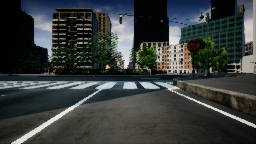
#> input picture car/Input/inputDetectLine.png, 256 x 144 px
$ jupyter execute --allow-errors Advance_Detect_Lane.ipynb   (older library calls are emulated)
#> lines starting #> are read from the running program, lines starting #| are printed output that depends on the picture; after the words box and inside, x2 and y2 are one past the last pixel; in counts of white or black regions, pixels touching at a corner belong together
### car/collection/utils.py
# Main imports
import numpy as np
import cv2
import glob
import matplotlib.pyplot as plt


##############################################################################
###################      IMAGE MODIFICATION FUNCTIONS      ###################
##############################################################################

# [73 lines left out: functions to_grayscale, to_hsv, to_hls, to_lab, load_image, show_image_list, not called in this run]

### car/Advance_Detect_Lane.ipynb
[cell 1]
import numpy as np
import cv2
import os
import glob
import matplotlib.pyplot as plt
import math

from importlib import reload
from collection import utils; reload(utils)
from collection.utils import *

[cell 2]
#folder to save data
calibration_dir = "Input/camera_cal"
test_imgs_dir = "Input/test_images"
output_imgs_dir = "Input/output_images"
output_videos_dir = "Input/output_videos"

#read image
img = cv2.imread('Input/inputDetectLine.png', cv2.IMREAD_COLOR)
#> img is the input picture: shape (144, 256, 3); mean B, G, R 59.9, 60.5, 55.8
#a = math.floor(img.shape[0]/2)
#img = img[a:, :img.shape[1]]
plt.imshow(img)
plt.show()

[cell 3]
# Let's get all our calibration image paths
cal_imgs_paths = glob.glob(calibration_dir + "/*.jpg")
#> (the rest of this cell did not finish here and is left out)

[cell 4]
cx = 9
cy = 6

def findChessboardCorners(img, nx, ny):
    """
    Finds the chessboard corners of the supplied image (must be grayscale)
    nx and ny parameters respectively indicate the number of inner corners in the x and y directions
    """
    return cv2.findChessboardCorners(img, (nx, ny), None)

[cell 5]
# [9 lines left out: function showChessboardCorners, not called in this run]

#> (a cell that did not finish here is left out)

Image Undistortion

[cell 7]
def findImgObjPoints(imgs_paths, nx, ny):
    """
    Returns the objects and image points computed for a set of chessboard pictures taken from the same camera
    nx and ny parameters respectively indicate the number of inner corners in the x and y directions
    """
    objpts = []
    imgpts = []

    # Pre-compute what our object points in the real world should be (the z dimension is 0 as we assume a flat surface)
    objp = np.zeros((nx * ny, 3), np.float32)
    objp[:, :2] = np.mgrid[0:nx, 0:ny].T.reshape(-1, 2)

    for img_path in imgs_paths:
        img = load_image(img_path)
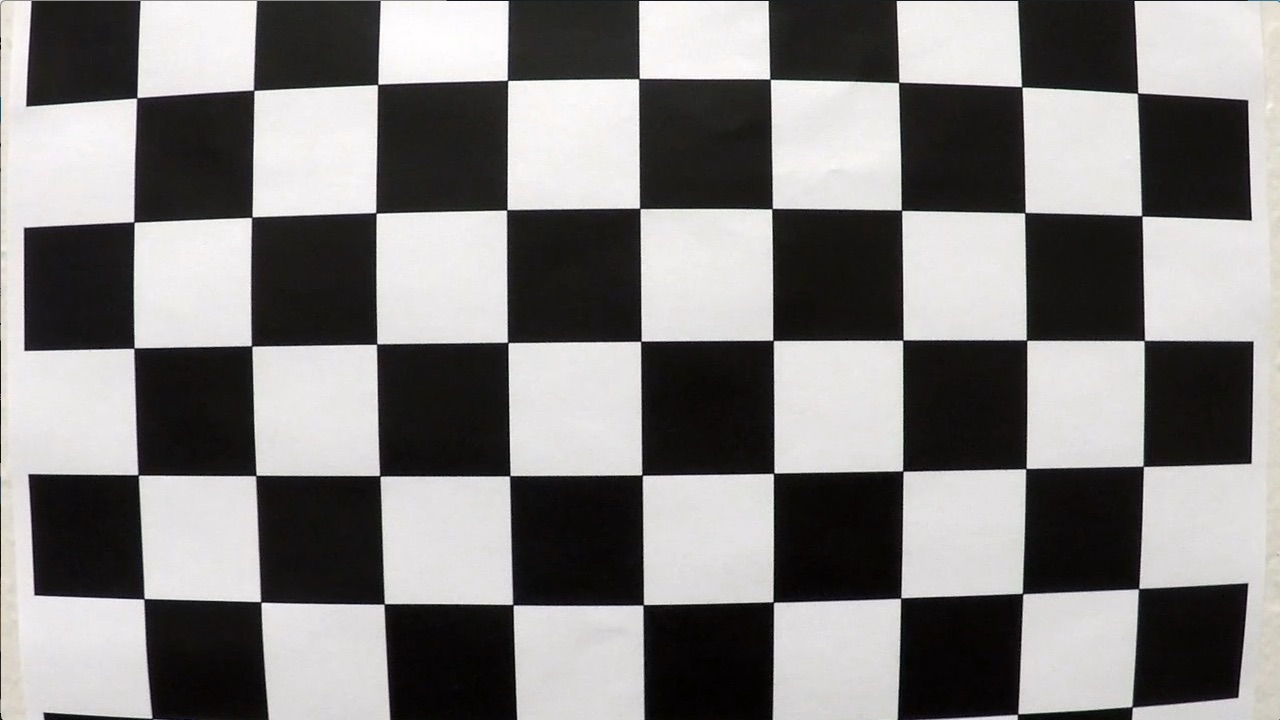
#> input picture car/Input/camera_cal/calibration1.jpg, 1280 x 720 px
#> in load_image, img is the input picture: shape (720, 1280, 3); mean B, G, R 127.8, 128.4, 130.1
        gray = to_grayscale(img)
        ret, corners = findChessboardCorners(gray, nx, ny)
#> ret = False; corners = None

        if ret:
            # Found the corners of an image
            imgpts.append(corners)
            # Add the same object point since they don't change in the real world
            objpts.append(objp)

    return objpts, imgpts

[cell 8]
#find ret, corners for analyzing image
opts, ipts = findImgObjPoints(cal_imgs_paths, cx, cy)
#> opts = 2 items; ipts = 2 items

Finding Calibration Matrix

[cell 9]
#function undistort_image
def undistort_image(img, objpts, imgpts):
    """
    Returns an undistorted image
    The desired object and image points must also be supplied to this function
    """
    ret, mtx, dist, rvecs, tvecs = cv2.calibrateCamera(objpts, imgpts, to_grayscale(img).shape[::-1], None, None)
#> ret = 0.644; mtx = [[1057.6, 0, 691.1], [0, 1058.6, 278], [0, 0, 1]]; dist = [[-0.322, 0.709, 0.013, 0.00946, -1.02]]; rvecs = ([0.424, -0.236, 0.0488], [-0.024, 0.4, -0.0295]); tvecs = ([-2.48, 1.1, 17.79], [-17.95, -0.401, 29.17])
    undist = cv2.undistort(img, mtx, dist, None, mtx)
    return undist

[cell 10]
cal_img_example = load_image(cal_imgs_paths[0])
cal_img_undist = undistort_image(cal_img_example, opts, ipts)

#show the images
fig, ax = plt.subplots(1, 2, figsize=(10,7))
ax[0].imshow(cal_img_example)
ax[0].axis("off")
ax[0].set_title("Distorted Image")

ax[1].imshow(cal_img_undist)
ax[1].axis("off")
ax[1].set_title("Undistorted Image")

plt.show()

Thresholding

[cell 11]
# [11 lines left out: function threshold_img, not called in this run]

[cell 12]
#undist_test_img = np.asarray(undistort_image(img, opts, ipts))
undistorted_test_img = undistort_image(img, opts, ipts)
#> in to_grayscale (call 5), `return cv2.cvtColor(img, cv2.COLOR_RGB2GRAY)`:
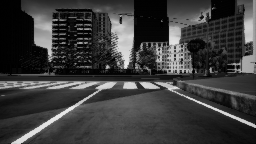
#> returned value: shape (144, 256); min 0, max 234, mean 59.8

fig, ax = plt.subplots(1, 2, figsize=(10,7))
ax[0].imshow(img)
ax[0].axis("off")
ax[0].set_title("image")

ax[1].imshow(undistorted_test_img)
ax[1].axis("off")
ax[1].set_title("Undistorted Test Image")

plt.show()

Use HLS

[cell 13]
def compute_hls_white_yellow_binary(rgb_img):
    """
    Returns a binary thresholded image produced retaining only white and yellow elements on the picture
    The provided image should be in RGB format
    """
    hls_img = to_hls(rgb_img)

    # Compute a binary thresholded image where yellow is isolated from HLS components
    img_hls_yellow_bin = np.zeros_like(hls_img[:,:,0])
    img_hls_yellow_bin[((hls_img[:,:,0] >= 15) & (hls_img[:,:,0] <= 35))
                 & ((hls_img[:,:,1] >= 30) & (hls_img[:,:,1] <= 204))
                 & ((hls_img[:,:,2] >= 115) & (hls_img[:,:,2] <= 255))
                ] = 1

    # Compute a binary thresholded image where white is isolated from HLS components
    img_hls_white_bin = np.zeros_like(hls_img[:,:,0])
    img_hls_white_bin[((hls_img[:,:,0] >= 0) & (hls_img[:,:,0] <= 255))
                 & ((hls_img[:,:,1] >= 200) & (hls_img[:,:,1] <= 255))
                 & ((hls_img[:,:,2] >= 0) & (hls_img[:,:,2] <= 255))
                ] = 1

    # Now combine both
    img_hls_white_yellow_bin = np.zeros_like(hls_img[:,:,0])
    img_hls_white_yellow_bin[(img_hls_yellow_bin == 1) | (img_hls_white_bin == 1)] = 1

    return img_hls_white_yellow_bin

[cell 14]
undistorted_yellow_white_hls_im = compute_hls_white_yellow_binary(undistorted_test_img)
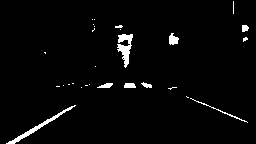
#> undistorted_yellow_white_hls_im: shape (144, 256); values 0 (black) and 1 (white), 2.6% white; 28 white regions (20 under 20 px), largest, box (x1, y1, x2, y2) and area: (117, 34, 133, 68) 274, (6, 105, 76, 144) 265, (169, 33, 179, 45) 82
fig, ax = plt.subplots(1, 2, figsize=(10,7))
ax[0].imshow(undistorted_test_img)
ax[0].axis("off")
ax[0].set_title("Undistorted image")

ax[1].imshow(undistorted_yellow_white_hls_im)
ax[1].axis("off")
ax[1].set_title("Undistorted yello white Image")

plt.show()

Gradient Thresholding Via Sobel

[cell 15]
#L channel
undist_test_im_gray = to_lab(undistorted_test_img)[:,:,0]
plt.imshow(undist_test_im_gray)
plt.show()

Sobel in X or Y Directions

[cell 16]
def abs_sobel(gray_img, x_dir=True, kernel_size=3, thres=(0, 255)):
    """
    Applies the sobel operator to a grayscale-like (i.e. single channel) image in either horizontal or vertical direction
    The function also computes the asbolute value of the resulting matrix and applies a binary threshold
    """
#> called with x_dir = True, kernel_size = 15, thres = (20, 120)
    sobel = cv2.Sobel(gray_img, cv2.CV_64F, 1, 0, ksize=kernel_size) if x_dir else cv2.Sobel(gray_img, cv2.CV_64F, 0, 1, ksize=kernel_size)
    sobel_abs = np.absolute(sobel)
    sobel_scaled = np.uint8(255 * sobel / np.max(sobel_abs))
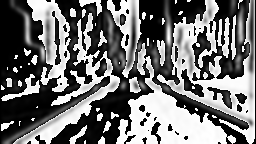
#> sobel_scaled: shape (144, 256); min 0, max 255, mean 114.2

    gradient_mask = np.zeros_like(sobel_scaled)
    gradient_mask[(thres[0] <= sobel_scaled) & (sobel_scaled <= thres[1])] = 1
    return gradient_mask

[cell 17]
#Saving our best sobel result
sobx_best = abs_sobel(undist_test_im_gray, kernel_size=15, thres=(20,120))
#> sobx_best: shape (144, 256); values 0 (black) and 1 (white), 14.6% white; 65 white regions (30 under 20 px), largest, box (x1, y1, x2, y2) and area: (146, 0, 173, 76) 683, (103, 10, 126, 73) 682, (1, 81, 107, 144) 667
plt.imshow(sobx_best)
plt.show()

[cell 18]
soby_best = abs_sobel(undist_test_im_gray, x_dir=False, kernel_size=15, thres=(20,120))
#> call 2 of abs_sobel, with x_dir = False, kernel_size = 15, thres = (20, 120)
#> in abs_sobel (call 2), `sobel = cv2.Sobel(gray_img, cv2.CV_64F, 1, 0, ksize=kernel_size) if x_..`:
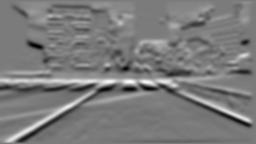
#> sobel: shape (144, 256) float64; min -4.78e+09, max 5.11e+09, mean 8806486.3; drawn with min black and max white
#> in abs_sobel (call 2), `sobel_scaled = np.uint8(255 * sobel / np.max(sobel_abs))`:
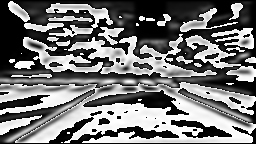
#> sobel_scaled: shape (144, 256); min 0, max 255, mean 117.2
#> soby_best: shape (144, 256); values 0 (black) and 1 (white), 20% white; 70 white regions (28 under 20 px), largest, box (x1, y1, x2, y2) and area: (0, 67, 252, 95) 1632, (0, 90, 95, 143) 622, (90, 2, 135, 28) 593
plt.imshow(soby_best)
plt.show()

Sobel Magnitude in X and Y Directions

[cell 19]
def mag_sobel(gray_img, kernel_size=3, thres=(0, 255)):
    """
    Computes sobel matrix in both x and y directions, merges them by computing the magnitude in both directions
    and applies a threshold value to only set pixels within the specified range
    """
#> called with kernel_size = 15, thres = (80, 200)
    sx = cv2.Sobel(gray_img, cv2.CV_64F, 1, 0, ksize=kernel_size)
    sy = cv2.Sobel(gray_img, cv2.CV_64F, 0, 1, ksize=kernel_size)

    sxy = np.sqrt(np.square(sx) + np.square(sy))
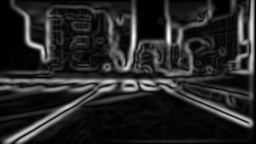
#> sxy: shape (144, 256) float64; min 0, max 5.87e+09, mean 893285830.9; drawn with min black and max white
    scaled_sxy = np.uint8(255 * sxy / np.max(sxy))

    sxy_binary = np.zeros_like(scaled_sxy)
    sxy_binary[(scaled_sxy >= thres[0]) & (scaled_sxy <= thres[1])] = 1

    return sxy_binary

[cell 20]
#Saving our best Sobel XY magnitude results
sobxy_best = mag_sobel(undist_test_im_gray, kernel_size=15, thres=(80,200))
#> sobxy_best: shape (144, 256); values 0 (black) and 1 (white), 14.9% white; 38 white regions (21 under 20 px), largest, box (x1, y1, x2, y2) and area: (0, 78, 139, 144) 1670, (138, 79, 253, 127) 867, (232, 0, 254, 75) 671
plt.imshow(sobxy_best)
plt.show()

Sobel with Gradient Direction

[cell 21]
def dir_sobel(gray_img, kernel_size=3, thres=(0, np.pi/2)):
    """
    Computes sobel matrix in both x and y directions, gets their absolute values to find the direction of the gradient
    and applies a threshold value to only set pixels within the specified range
    """
#> called with kernel_size = 3, thres = (0, 1.57)
    sx_abs = np.absolute(cv2.Sobel(gray_img, cv2.CV_64F, 1, 0, ksize=kernel_size))
    sy_abs = np.absolute(cv2.Sobel(gray_img, cv2.CV_64F, 0, 1, ksize=kernel_size))

    dir_sxy = np.arctan2(sx_abs, sy_abs)
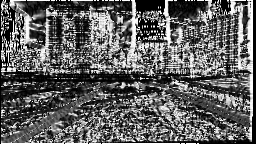
#> dir_sxy: shape (144, 256) float64; min 0, max 1.57, mean 0.598; drawn with min black and max white

    binary_output = np.zeros_like(dir_sxy)
    binary_output[(dir_sxy >= thres[0]) & (dir_sxy <= thres[1])] = 1

    return binary_output

[cell 22]
def combined_sobels(sx_binary, sy_binary, sxy_magnitude_binary, gray_img, kernel_size=3, angle_thres=(0, np.pi/2)):
    sxy_direction_binary = dir_sobel(gray_img, kernel_size=kernel_size, thres=angle_thres)
#> sxy_direction_binary: shape (144, 256) float64; every value is 1

    combined = np.zeros_like(sxy_direction_binary)
    # Sobel X returned the best output so we keep all of its results. We perform a binary and on all the other sobels
    combined[(sx_binary == 1) | ((sy_binary == 1) & (sxy_magnitude_binary == 1) & (sxy_direction_binary == 1))] = 1

    return combined

[cell 23]
cb = combined_sobels(sobx_best, soby_best, sobxy_best, undist_test_im_gray)
#> cb: shape (144, 256) float64; values 0 (black) and 1 (white), 17.4% white; 109 white regions (72 under 20 px), largest, box (x1, y1, x2, y2) and area: (103, 10, 136, 73) 898, (1, 81, 113, 144) 815, (146, 0, 179, 76) 759
plt.imshow(cb)
plt.show()

[cell 24]
#the best result
sobel_combined_best = combined_sobels(sobx_best, soby_best, sobxy_best, undist_test_im_gray, kernel_size=15, angle_thres=(np.pi/4, np.pi/2))
#> call 2 of combined_sobels, with kernel_size = 15, angle_thres = (0.785, 1.57)
#> call 2 of dir_sobel, with kernel_size = 15, thres = (0.785, 1.57)
#> in dir_sobel (call 2), `dir_sxy = np.arctan2(sx_abs, sy_abs)`:
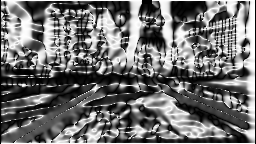
#> dir_sxy: shape (144, 256) float64; min 0, max 1.57, mean 0.689; drawn with min black and max white
#> in combined_sobels (call 2), `sxy_direction_binary = dir_sobel(gray_img, kernel_size=kernel_size, th..`:
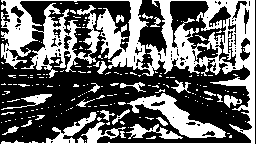
#> sxy_direction_binary: shape (144, 256) float64; values 0 (black) and 1 (white), 40.4% white; 185 white regions (159 under 20 px), largest, box (x1, y1, x2, y2) and area: (1, 0, 255, 144) 11249, (127, 93, 226, 138) 1393, (126, 124, 183, 139) 344
#> sobel_combined_best: shape (144, 256) float64; values 0 (black) and 1 (white), 15.3% white; 79 white regions (43 under 20 px), largest, box (x1, y1, x2, y2) and area: (146, 0, 173, 76) 707, (103, 10, 126, 73) 686, (1, 81, 107, 144) 667
#> (the rest of the program and of its run is left out)
